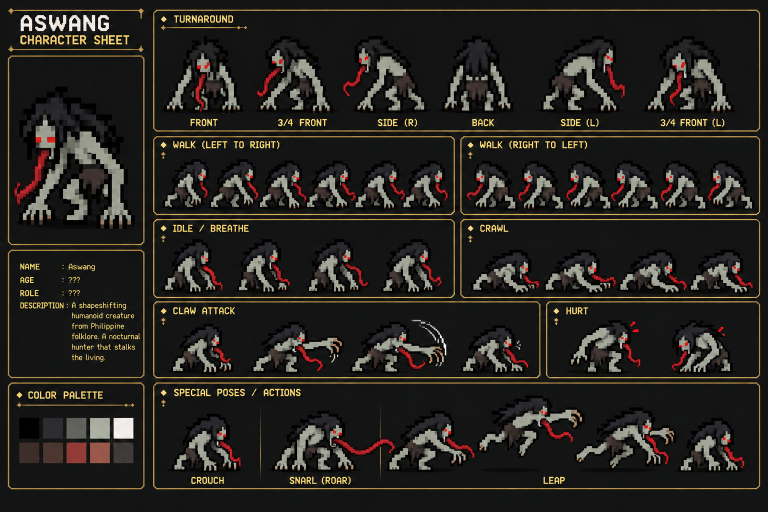
#> input picture LEVEL4_Creatures/ASWANG/aswang.png, 1536 x 1024 px, given in place of tiyanak.png, which was not available (shown at 1/2 size)
$ python build_dilim_delivered.py
#> lines starting #> are read from the running program, lines starting #| are printed output that depends on the picture; pictures that were not available may be replaced by others from this repository, and a replacement may not be noted
### tools/pixelart.py
#!/usr/bin/env python3
"""The pixel-art library Piyesta's authored art is drawn with.

WHAT 8-BIT MEANS HERE, CONCRETELY
---------------------------------
Everything is drawn on a LOGICAL PIXEL GRID and scaled up by `PX` with nearest-neighbour, so
every mark in the output is a hard square block and nothing is ever antialiased. Colour comes
from short ramps -- five or six steps per material, no more -- and gradients are made with an
ordered Bayer dither between two adjacent steps rather than by interpolating, which is the
difference between pixel art and a photograph of pixel art.

Light is from the UPPER LEFT everywhere: the top and left edge of any raised thing carries
the next ramp step up, the bottom and right edge the next step down. That one rule is most of
what makes a set of separately drawn pieces look like they belong together.

Shared by `build_interiors.py` (the four insides) and `build_plaza_art.py` (the plaza), so
the two cannot drift into two different idioms.
"""

from __future__ import annotations

from pathlib import Path

import numpy as np
from PIL import Image

## One authored pixel is this many output pixels.
PX = 2
## The default stream. Every tool seeds its own canvases anyway; this is only so a Canvas
## made without one is still deterministic.
SEED = 20260831

## Ordered dither. The classic 4x4 Bayer matrix, normalised.
BAYER = np.array([
    [0, 8, 2, 10],
    [12, 4, 14, 6],
    [3, 11, 1, 9],
    [15, 7, 13, 5],
], dtype=np.float32) / 16.0


# [5 lines left out: function ramp, not called in this run]


class Canvas:
    """A grid of logical pixels holding RGBA directly.

    Kept as RGBA rather than palette indices because the rooms mix materials -- an iron rack
    against limestone -- and one shared index space across every ramp would be a fifth thing
    to keep in step for no gain.
    """

    # [12 lines left out: functions __init__, fill, not called in this run]

    def px(self, x: int, y: int, colour: np.ndarray) -> None:
        if 0 <= x < self.w and 0 <= y < self.h:
            self.buf[y, x] = colour

    def hline(self, x: int, y: int, w: int, colour: np.ndarray) -> None:
        self.fill(x, y, w, 1, colour)

    def vline(self, x: int, y: int, h: int, colour: np.ndarray) -> None:
        self.fill(x, y, 1, h, colour)

    # [26 lines left out: functions dither, speckle, image, save, not called in this run]


class Pictures:
    """Where a tool's pictures go: written, or under --check compared with what is there.

    ⚠ A CHECK THAT WRITES IS NOT A CHECK. `build_plaza_art.py --check` and
    `build_interiors.py --check` skipped only their manifests: every PNG was drawn and SAVED
    over the committed one, and the run always said it was fine. The redraw happened to match,
    but a hand-edited picture would have been overwritten by the command meant to look at it.
    Checking compares PIXELS, not bytes -- the committed PNGs were encoded by another Pillow, so
    their bytes differ while every pixel is the same.
    """

    def __init__(self, check: bool, root: Path) -> None:
        self.check = check
        self.root = root
        self.stale: list[str] = []

    # [17 lines left out: functions put, same_pixels, not called in this run]

### tools/build_dilim_delivered.py
#!/usr/bin/env python3
"""Cut the art team's Dilim creatures (LEVEL4_Creatures/) into the game's strips.

WHAT ARRIVED
------------
`Creatures.zip` (2026-10-20): three character sheets, 1254 px square with no alpha. Each is a
turnaround, walk or fly cycles, and a row of poses, on a near-black panel with gold rules and labels:
    ASWANG/whitelady.png     a white lady -- in Dilim, the lean aswang (Kent, 2026-10-21)
    ASWANG/kapre.png         the kapre: small, standing, a cigar in its mouth
    ASWANG/manananggal.png   the manananggal, its lower legs drawn apart
    ASWANG/aswang.png        the supplied crawling aswang sheet (2026-11-01), replacing
                            the sculpted old/hulking aswang, `aswang_pig`
    ASWANG/tikbalang.png     the supplied tikbalang sheet (2026-11-01), idle and race cycles
    ASWANG/tiyanak.png       crying infant, transformation, and transformed encounter poses
They replace the sculpted strips of the same names (ART_PLACEHOLDERS.md: "a delivered strip of the
same name replaces one with no code change"). build_dilim_creatures.py draws everything else and
leaves these names alone (DELIVERED).

HOW THEY ARE CUT
----------------
The poses are pixel art scaled up and softened, with no steady pixel grid, so they are not
re-pixelated: each is keyed off its panel and scaled down smoothly, the way the apo's own painted
art is.
- A row of poses is a box on its sheet. The panel's colour is the box's commonest colour; a pixel
  more than KEY_DIFF from it, and not the gold of the rules, is the figure's. Where a row's labels
  are (Row.labels, boxes on the sheet), their cream letters go too, with LABEL_EDGE px round them
  for the dark edging -- only there, since a pale highlight on a figure can be the same cream.
- The figures are the row's connected shapes of MIN_AREA px or more, left to right: labels, panel
  corners, the stomp's dust and the angry pose's marks are all far smaller. A row whose frames are
  ruled apart, wings crossing from cell to cell, is cut at its cells' edges instead.
- Each pose stands on a soft dark shadow. Whatever is below its lowest bright pixel goes, and on its
  bottom rows so does anything darker than the panel that is not an edge of the figure itself.
  Specks left apart from the figure (SPECK of it or less) go too, and a hole it closes round of
  HOLE px or less -- a nostril or a pupil near the panel's own colour -- is filled back in.
- The manananggal's poses carry its legs under it, joined on by a drip of blood or a shadow; for
  its upper half they are cut away by hand (LEGS_AT), leaving the drip at the waist.
- One scale per creature (SCALE), premultiplied. The tiyanak's sheet draws its transformed poses
  at different sizes: match their visible body area to its crying form before framing them.
- A pose drawn facing left is mirrored (FACING_LEFT): the game's strips face right, and
  PixelStripAnimator turns them.
- Death, which no sheet draws, is the pose fading out -- and, for a flier, dropping as it fades.

THE STRIP CONTRACT (as build_dilim_creatures.py)
-------------------------------------------------
A row of square frames. Ground creatures stand on the bottom row, their feet centred across the
frame; fliers are centred both ways -- that point is the creature's position in the game.

USAGE
    python3 tools/build_dilim_delivered.py            # write game/assets/Level4/creatures/
    python3 tools/build_dilim_delivered.py --check    # verify the committed strips are current
"""

from __future__ import annotations

import argparse
import sys
from dataclasses import dataclass
from functools import lru_cache
from pathlib import Path

sys.path.insert(0, str(Path(__file__).resolve().parent))

import numpy as np  # noqa: E402
from PIL import Image, ImageDraw  # noqa: E402
from scipy import ndimage  # noqa: E402

import pixelart  # noqa: E402

ROOT = Path(__file__).resolve().parent.parent
SRC = ROOT / "LEVEL4_Creatures" / "ASWANG"
OUT = ROOT / "game" / "assets" / "Level4" / "creatures"

## How far from the panel's colour a pixel must be to be the figure's, and how big a shape must be
## to be a figure.
KEY_DIFF = 10
MIN_AREA = 2000
## A pixel this much brighter than the panel is the figure's own, never its shadow.
BRIGHT = 20
## Clear pixels left round every frame, so nothing touches an edge it should not.
MARGIN = 2
## A piece apart from the figure this small a share of it is a speck: an anger mark's edge, dust.
SPECK = 0.015
## A hole the figure closes round, this small, is the figure's: a dark detail keyed out with the
## panel. A bigger one is a real gap (between strands of hair, an arm and its side).
HOLE = 30
## Ruled cells are cut this far inside their rules.
INSET = 4
## How far a label's dark edging reaches past its cream letters.
LABEL_EDGE = 3


@dataclass(frozen=True)
class Row:
    """A row of poses on a sheet: its box, its poses' names left to right, for frames ruled
    apart its cells' edges in sheet x, and where on the sheet any labels in it are."""

    box: tuple[int, int, int, int]
    names: tuple[str, ...]
    edges: tuple[int, ...] = ()
    labels: tuple[tuple[int, int, int, int], ...] = ()
    inset: int = INSET


def _cycle(stem: str) -> tuple[str, ...]:
    return tuple(f"{stem}{i}" for i in range(1, 7))


ROWS = {
    "tiyanak": [
        Row((375, 60, 1030, 193), ("cry1", "cry2", "cry3", "cry4")),
        Row((375, 250, 1510, 394), _cycle("change")),
        Row((375, 672, 936, 773), ("crawl1", "crawl2", "crawl3", "crawl4", "crawl5")),
        Row((365, 837, 755, 975), ("snarl1", "snarl2", "snarl3", "snarl4")),
        Row((774, 831, 1247, 976), ("crouch", "jump1", "jump2", "land")),
        Row((1270, 832, 1515, 976), ("hurt1", "hurt2")),
    ],
    "tikbalang": [
        Row((366, 466, 871, 613), ("idle1", "idle2", "idle3", "idle4"),
            edges=(366, 495, 620, 746, 871), labels=((366, 466, 540, 472),), inset=0),
        Row((934, 471, 1510, 613), ("run1", "run2", "run3", "run4"),
            edges=(934, 1078, 1223, 1362, 1510), inset=0),
    ],
    "aswang": [
        Row((320, 310, 904, 421), _cycle("walk"), edges=(320, 416, 513, 610, 711, 814, 904), inset=0),
        Row((320, 475, 901, 586), ("idle1", "idle2", "idle3", "idle4"),
            edges=(320, 465, 610, 755, 901), inset=0),
        Row((320, 638, 1075, 750), ("ready", "claw1", "claw2", "settle"),
            edges=(320, 488, 696, 909, 1075), inset=0),
        Row((1125, 637, 1505, 750), ("hurt1", "hurt2"), edges=(1125, 1303, 1505), inset=0),
    ],
    "whitelady": [
        Row((345, 440, 1235, 648), _cycle("walk")),
        Row((340, 975, 1235, 1176), ("idle", "float", "look_up", "look_down", "reach", "eerie")),
    ],
    "kapre": [
        Row((405, 440, 1230, 622), _cycle("walk")),
        Row((405, 960, 1230, 1162), ("idle", "look_up", "look_down", "reach", "stomp", "angry")),
    ],
    "manananggal": [
        Row((345, 1008, 1235, 1091), _cycle("fly"), edges=(345, 505, 628, 785, 925, 1078, 1235),
            labels=((345, 1074, 1235, 1091),)),
        Row((345, 700, 1235, 845), ("hover_perch", "look_up", "look_down", "scream"), labels=((345, 826, 1235, 845),)),
        Row((345, 848, 1235, 962), ("attack", "spooky", "playful"),
            labels=((345, 946, 1235, 962), (560, 848, 660, 945))),  # the perch's second line, LAND
        Row((30, 965, 320, 1070), ("legs_front", "legs_side", "legs_back"), labels=((30, 1056, 320, 1070),)),
    ],
}

## The manananggal's legs, drawn under its body in the poses its upper half takes, cut away: boxes
## in sheet px, below the drip of blood at its waist.
LEGS_AT = {
    ("manananggal", "look_up"): (744, 801, 780, 826),
    ("manananggal", "look_down"): (921, 802, 958, 826),
    ("manananggal", "attack"): (443, 918, 488, 951),
}

# Solid hair landmarks, in the supplied crawler sheet's coordinates. Its darkest hair shades
# overlap the panel colour, so colour keying alone punches holes through these locks. Restore
# the enclosed pockets at these points from the original RGB; the spaces between limbs stay
# transparent. These are source landmarks, not painted replacement pixels.
ASWANG_HAIR_AT = {
    "walk1": ((372, 350),),
    "walk2": ((472, 348), (447, 359)),
    "walk3": ((567, 348),),
    "walk4": ((654, 352),),
    "walk5": ((759, 349), (735, 360)),
    "walk6": ((842, 353),),
    "idle1": ((404, 506), (384, 509)),
    "idle2": ((524, 507), (537, 517)),
    "idle3": ((675, 505), (661, 507), (650, 515), (635, 523), (674, 539)),
    "idle4": ((822, 506), (843, 505), (793, 520)),
    "ready": ((414, 679), (379, 686)),
    "claw1": ((585, 669), (569, 678)),
    "claw2": ((751, 683), (788, 703)),
    "settle": ((1010, 677), (986, 677), (1003, 700)),
    "hurt1": ((1228, 661),),
    "hurt2": ((1422, 663), (1394, 672)),
}

# The front lock also opens onto the background at its tip, so an enclosed-hole repair cannot
# recover it. Narrow strokes down the INSIDE of that lock preserve its original dark RGB without
# widening the outside silhouette or filling the much larger spaces between the limbs.
ASWANG_FRONT_LOCK = {
    "walk1": (((395, 343), (393, 373)), 6),
    "walk2": (((489, 341), (487, 370)), 6),
    "walk3": (((581, 345), (579, 378)), 5),
    "walk4": (((678, 344), (676, 375)), 6),
    "walk5": (((776, 345), (776, 376)), 5),
    "walk6": (((867, 345), (865, 376)), 5),
    "idle1": (((398, 503), (396, 537)), 5),
    "idle2": (((535, 504), (535, 538)), 5),
    "idle3": (((680, 504), (676, 540)), 6),
    "idle4": (((836, 502), (835, 538)), 5),
    "ready": (((418, 671), (414, 705)), 5),
    "claw1": (((591, 666), (584, 697)), 5),
    "claw2": (((794, 665), (787, 704)), 4),
    "settle": (((1006, 675), (1002, 704)), 5),
}

# Dark mane pixels also overlap the tikbalang sheet's panel. These landmarks select only solid
# mane pockets; the real gap beside idle2's hanging arm is deliberately left transparent.
TIKBALANG_MANE_AT = {
    "idle1": ((418, 487), (405, 504)),
    "idle2": ((552, 492), (536, 509)),
    "idle3": ((675, 491), (658, 509)),
    "idle4": ((799, 499),),
    "run1": ((1032, 491), (1021, 502), (1001, 515)),
    "run2": ((1161, 506),),
    "run3": ((1312, 501), (1284, 520)),
    "run4": ((1442, 508), (1415, 529)),
}

## Each creature's one scale, from the sheet to the game: the white lady a head taller than the
## apo (106 px), the kapre half again her height on its branch (Kent, 2026-10-22: "make the kapre
## bigger"; its sheet's "small in form" left it her size), the manananggal's wings ~140 px across.
SCALE = {"whitelady": 0.66, "kapre": 0.86, "manananggal": 0.9, "aswang": 1.0, "tikbalang": 1.0,
         "tiyanak": 0.4}

## Poses drawn facing left.
FACING_LEFT = {"whitelady": {"idle", "float", "look_up", "look_down", "reach"},
               "aswang": {"hurt2"}}

## The game's strips, each from one sheet's poses. A `_death` strip is its one pose fading out.
STRIPS: dict[str, tuple[str, list[str]]] = {
    "tiyanak_idle": ("tiyanak", ["cry1", "cry2", "cry3", "cry4"]),
    "tiyanak_transform": ("tiyanak", list(_cycle("change"))),
    "tiyanak_true": ("tiyanak", ["snarl1", "snarl2", "snarl3", "snarl4"]),
    "tiyanak_run": ("tiyanak", ["crawl1", "crawl2", "crawl3", "crawl4", "crawl5"]),
    "tiyanak_windup": ("tiyanak", ["crouch"]),
    "tiyanak_attack": ("tiyanak", ["jump1", "jump2", "land"]),
    "tiyanak_leap": ("tiyanak", ["jump1", "jump2"]),
    "tiyanak_hurt": ("tiyanak", ["hurt1", "hurt2"]),
    "tiyanak_death": ("tiyanak", ["hurt1"]),
    "tikbalang_idle": ("tikbalang", ["idle1", "idle2", "idle3", "idle4"]),
    "tikbalang_run": ("tikbalang", ["run1", "run2", "run3", "run4"]),
    "aswang_pig_idle": ("aswang", ["idle1", "idle2", "idle3", "idle4"]),
    "aswang_pig_run": ("aswang", list(_cycle("walk"))),
    "aswang_pig_windup": ("aswang", ["ready"]),
    "aswang_pig_attack": ("aswang", ["claw1", "claw2", "settle"]),
    "aswang_pig_hurt": ("aswang", ["hurt1", "hurt2"]),
    "aswang_pig_death": ("aswang", ["hurt1"]),
    "aswang_dog_idle": ("whitelady", ["idle", "float"]),
    "aswang_dog_run": ("whitelady", list(_cycle("walk"))),
    "aswang_dog_windup": ("whitelady", ["eerie"]),
    "aswang_dog_attack": ("whitelady", ["reach"]),
    "aswang_dog_hurt": ("whitelady", ["look_up"]),
    "aswang_dog_death": ("whitelady", ["idle"]),
    "kapre_idle": ("kapre", ["idle"]),
    "kapre_knocked": ("kapre", ["angry"]),
    "kapre_falling": ("kapre", ["look_up"]),
    "kapre_walk": ("kapre", list(_cycle("walk"))),
    "manananggal_upper_idle": ("manananggal", list(_cycle("fly"))),
    "manananggal_upper_run": ("manananggal", list(_cycle("fly"))),
    "manananggal_upper_windup": ("manananggal", ["spooky"]),
    "manananggal_upper_attack": ("manananggal", ["attack"]),
    "manananggal_upper_hurt": ("manananggal", ["look_up"]),
    "manananggal_upper_death": ("manananggal", ["look_down"]),
    "manananggal_lower_idle": ("manananggal", ["legs_front"]),
    "manananggal_lower_death": ("manananggal", ["legs_front"]),
}
DELIVERED = frozenset(STRIPS)

FLYING = {"manananggal_upper"}

## The kapre in its tree, as Kapre2D stands it (its origin the balete's foot): the strip's
## bottom-centre -- its feet -- on top of the branch (dilim_small.PERCH 170 px up, its top 174 here,
## a pixel into the bark), ART_AT; its cigar, seen end on in its teeth, at CIGAR_TIP, where the hit
## area and the ember's light are; its lips, where the light on its face starts, at LIPS; its eyes
## at FACE. Measured off kapre_idle; tests/test_build_dilim_delivered.py holds them to it.
KAPRE_ART_AT = (-64, -173)
KAPRE_CIGAR_TIP = (-62, -271)
KAPRE_LIPS = (-62, -270)
KAPRE_FACE = (-62, -285)
## A death fades over three frames: how much of it is left, and how far it has dropped (px).
FADE = (0.7, 0.4, 0.15)
DROP = {"ground": (0, 1, 2), "flying": (4, 10, 18)}


def kind_of(strip: str) -> str:
    return strip.rsplit("_", 1)[0]


@lru_cache(maxsize=None)
def _sheet(name: str) -> np.ndarray:
#> called with name = 'tiyanak'
    with Image.open(SRC / f"{name}.png") as image:
#> image is the input picture: PIL image 1536x1024 RGB; mean R, G, B 39, 36.2, 31.5
        return np.asarray(image.convert("RGB")).astype(int)


def _panel(band: np.ndarray) -> np.ndarray:
    """The panel's colour: the commonest in the box, to 4 levels."""
    q = (band // 4).reshape(-1, 3)
    values, counts = np.unique(q, axis=0, return_counts=True)
    return values[counts.argmax()] * 4 + 2


def _key(band: np.ndarray, panel: np.ndarray, labels: list[tuple[int, int, int, int]],
         *, remove_gold: bool = True) -> np.ndarray:
    r, g, b = band[..., 0], band[..., 1], band[..., 2]
    gold = (r > 120) & (g > 95) & (b < 120) & (r - b > 50) & (r >= g) & (g > b)
    mask = np.abs(band - panel).max(axis=2) > KEY_DIFF
    if remove_gold:
        mask &= ~gold
    if labels:
        cream = (r > 170) & (g > 150) & (r >= g) & (g > b) & (r - b > 35)
        where = np.zeros_like(cream)
        for lx0, ly0, lx1, ly1 in labels:
            where[max(0, ly0):ly1, max(0, lx0):lx1] = True
        mask &= ~ndimage.binary_dilation(cream & where, iterations=LABEL_EDGE)
    return mask


def _shapes(mask: np.ndarray, row: Row, x0: int) -> list[np.ndarray]:
    """Each figure's own pixels in a row's mask, left to right."""
    if row.edges:
        out = []
        for e0, e1 in zip(row.edges, row.edges[1:]):
            cell = np.zeros_like(mask)
            cell[:, e0 - x0 + row.inset:e1 - x0 - row.inset] = mask[:, e0 - x0 + row.inset:e1 - x0 - row.inset]
            lab, n = ndimage.label(ndimage.binary_dilation(cell, iterations=2))
            sizes = ndimage.sum(cell, lab, range(1, n + 1))
            keep = 1 + np.nonzero(sizes >= MIN_AREA // 8)[0]
            out.append(cell & np.isin(lab, keep))
        return out
    lab, n = ndimage.label(ndimage.binary_dilation(mask, iterations=2))
    found = []
    for i, box in enumerate(ndimage.find_objects(lab), 1):
        own = mask & (lab == i)
        if own.sum() >= MIN_AREA:
            found.append((box[1].start, own))
    return [own for _, own in sorted(found, key=lambda f: f[0])]


def _unshadowed(band: np.ndarray, own: np.ndarray, panel: np.ndarray) -> np.ndarray:
    """A figure without the soft shadow it stands on."""
    lum = band.mean(axis=2)
    bright = own & (lum > panel.mean() + BRIGHT)
    rows = np.nonzero(bright.any(axis=1))[0]
    if len(rows) == 0:
        return own
    out = own.copy()
    low = int(rows.max())
    out[low + 1:] = False
    dark = lum < panel.mean() - 2
    edge = ndimage.binary_dilation(bright, structure=np.ones((3, 3)))
    bottom = slice(max(0, low - 5), low + 1)
    out[bottom] &= ~(dark[bottom] & ~edge[bottom])
    lab, n = ndimage.label(out, structure=np.ones((3, 3)))
    if n:
        sizes = ndimage.sum(out, lab, range(1, n + 1))
        out &= np.isin(lab, 1 + np.nonzero(sizes > SPECK * sizes.sum())[0])
    holes = ndimage.binary_fill_holes(out) & ~out
    lab, n = ndimage.label(holes)
    if n:
        sizes = ndimage.sum(holes, lab, range(1, n + 1))
        out |= np.isin(lab, 1 + np.nonzero(sizes <= HOLE)[0])
    return out


# [30 lines left out: functions _restore_ink_pockets, _restore_aswang_hair, not called in this run]


@lru_cache(maxsize=None)
def poses(name: str) -> dict[str, Image.Image]:
    """Every pose on a sheet, keyed and cropped, at the sheet's own size."""
    sheet = _sheet(name)
    out = {}
    for row in ROWS[name]:
        x0, y0, x1, y1 = row.box
        band = sheet[y0:y1, x0:x1]
        panel = _panel(band)
        labels = [(lx0 - x0, ly0 - y0, lx1 - x0, ly1 - y0) for lx0, ly0, lx1, ly1 in row.labels]
        # Outside the explicit label boxes, these rows have no gold rules. The crawler's claws
        # and tikbalang's skin overlap the other sheets' gold ink: keep those character colours.
        shapes = _shapes(_key(band, panel, labels, remove_gold=name not in {"aswang", "tikbalang", "tiyanak"}), row, x0)
        assert len(shapes) == len(row.names), f"{name}: {len(shapes)} figures in a row of {len(row.names)}"
        for pose, own in zip(row.names, shapes):
            if (name, pose) in LEGS_AT:
                lx0, ly0, lx1, ly1 = LEGS_AT[(name, pose)]
                own = own.copy()
                own[ly0 - y0:ly1 - y0, lx0 - x0:lx1 - x0] = False
            own = _unshadowed(band, own, panel)
            if name == "aswang":
                own = _restore_aswang_hair(own, pose, (x0, y0))
            elif name == "tikbalang":
                own = _restore_ink_pockets(own, TIKBALANG_MANE_AT[pose], (x0, y0), f"tikbalang {pose}")
            ys, xs = np.nonzero(own)
            crop = (slice(ys.min(), ys.max() + 1), slice(xs.min(), xs.max() + 1))
            rgba = np.zeros(own[crop].shape + (4,), dtype=np.uint8)
            rgba[..., :3] = band[crop].clip(0, 255)
            rgba[..., 3] = np.where(own[crop], 255, 0)
            picture = Image.fromarray(rgba, "RGBA")
            if pose in FACING_LEFT.get(name, ()):
                picture = picture.transpose(Image.Transpose.FLIP_LEFT_RIGHT)
            out[pose] = picture
#> this loop made 2 passes
#> panel on pass 1: [18, 18, 18]
#> pass 1, in poses, `band = sheet[y0:y1, x0:x1]`:
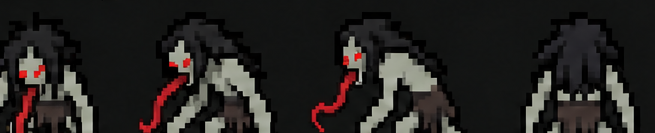
#> band: shape (133, 655, 3) int64; mean R, G, B 38.1, 35.3, 33.3
#> pass 1, in _key, `r, g, b = band[..., 0], band[..., 1], band[..., 2]`:
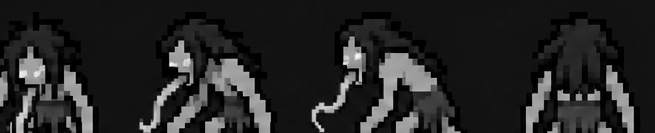
#> r: shape (133, 655) int64; min 0, max 253, mean 38.1
#> pass 1, in _key, `r, g, b = band[..., 0], band[..., 1], band[..., 2]`:
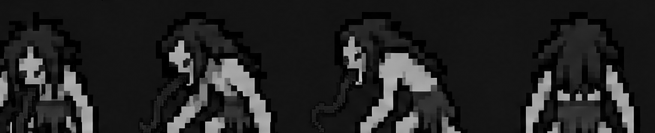
#> g: shape (133, 655) int64; min 0, max 212, mean 35.3
#> after the loop:
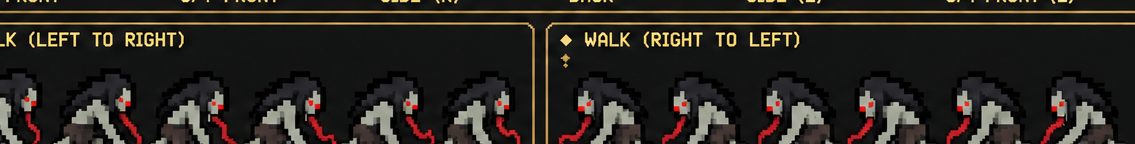
#> band: shape (144, 1135, 3) int64; mean R, G, B 42.1, 37.8, 32.5
#> (the rest of the program and of its run is left out)
